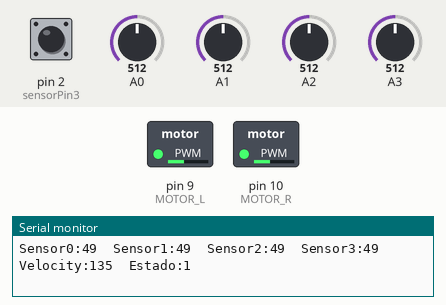
Bench run of a sketch on a simulated Arduino Uno, built with avr-gcc and run on an emulated ATmega328P. Shown: switched loads named in the sketch (green lamp = pin HIGH), the last lines printed to the serial monitor. The inputs (shaded band) are chosen by the test bench; at power-on: A0 = 512, A1 = 512, A2 = 512, pin 2 (sensorPin3) HIGH, A3 = 512.

Above: at 1.2 s.
1.3 s: A0 set to 259
2.8 s: A0 set to 243
At 3.5 s:
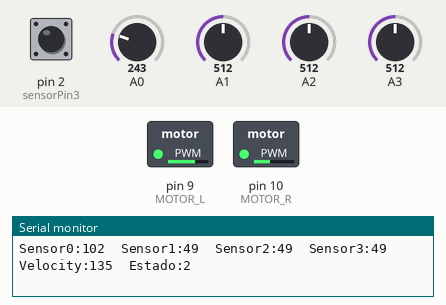
4.5 s: A1 set to 266
6.0 s: A1 set to 244
At 7.1 s:
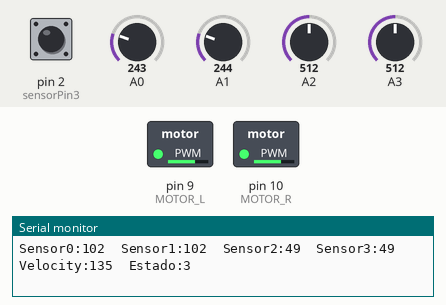
7.5 s: A2 set to 156
9.0 s: A2 set to 139
At 10.0 s:
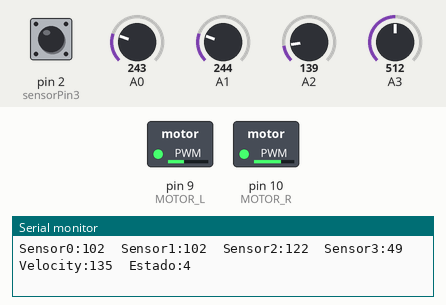
Timing chart, 0 to 11.6 s (numbered marks = the images above; inputs shaded):
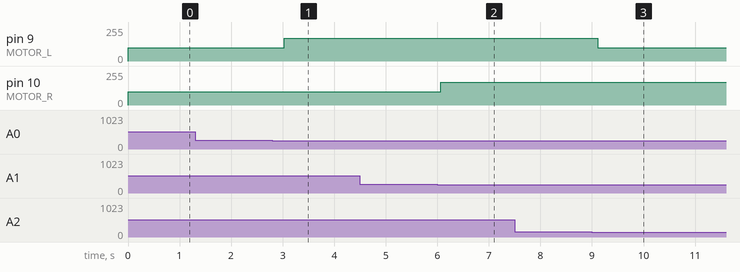

Measured:
- the behaviour switches between 251 and 250 on A0 (found by bisection; images 0 and 1)
- the behaviour switches between 251 and 250 on A1 (found by bisection; images 1 and 2)
- the behaviour switches between 149 and 148 on A2 (found by bisection; images 2 and 3)
- after the input at 2.8 s, pin 9 (MOTOR_L): 100/255 → 170/255 after 0.23 s
- after the input at 6.0 s, pin 10 (MOTOR_R): 100/255 → 170/255 after 0.06 s
- after the input at 9.0 s, pin 9 (MOTOR_L): 170/255 → 100/255 after 0.11 s

The sketch:

kobuki_arduino_IR_SM.ino
```cpp
#include <SPI.h>
#include <SD.h>


// sensores
const byte sensorPin1 = 0;
const byte sensorPin2 = 1;
const byte sensorPin3 = 2;
const byte sensorPin4 = 3;

const int umbral = 100;
const int umbral2 = 120;

const byte numSensor = 4;
int cmArray[4] = {0, 0, 0, 0};

// the following is used to interpolate the distance from a table
// table entries are distances in steps of 250 millivolts
const long referenceMv = 5000; // long int to prevent overflow when multiplied
const byte TABLE_ENTRIES = 12;
const int firstElement = 2750; // first entry is 250 mV
const int INTERVAL = 250; // millivolts between each element
static int distance[TABLE_ENTRIES] = {150, 140, 130, 120, 110, 100, 90, 80, 70, 60, 50, 45};

////////////////////////////////////////////////////////////////////////////////

const byte MOTOR_L = 9; // the pin for the left motor power
const byte MOTOR_R = 10; // the pin for the right motor power

int speed_change_dir = 0;
int max_speed = 255;
int min_speed = 0;
int zero_speed = 135;
int fSpeed = 170;
int bSpeed = 100;
int speed_step = 1; // how much the speed in/decrease per each button press
int current_speed = zero_speed;

byte estado = 0;

void setup()
{

  pinMode(MOTOR_L, OUTPUT); // tell Arduino LED is an output
  pinMode(MOTOR_R, OUTPUT); // tell Arduino LED is an output
  attachInterrupt(0, change_speed, FALLING);
  Serial.begin(9600);
  speed_change_dir = 1;
  randomSeed(analogRead(5));
  analogWrite(MOTOR_L, zero_speed);
  analogWrite(MOTOR_R, zero_speed);
}
/*
  int check_bumpers()
  {
  int bumps = 0;
  if (analogRead(BUMPER_R) > 100)
  {
    digitalWrite(BUMPER_R_LED, HIGH);
    bumps = bumps + 1;
  }
  else
  {
    digitalWrite(BUMPER_R_LED, LOW);
  }
  if (analogRead(BUMPER_C) > 100)
  {
    digitalWrite(BUMPER_C_LED, HIGH);
    bumps = bumps + 2;
  }
  else
  {
    digitalWrite(BUMPER_C_LED, LOW);
  }
  if (analogRead(BUMPER_L) > 100)
  {
    digitalWrite(BUMPER_L_LED, HIGH);
    bumps = bumps + 4;
  }
  else
  {
    digitalWrite(BUMPER_L_LED, LOW);
  }
  return bumps;
  }

  /**
   speed: 0 ... 127 ... 255 = full speed backward ... stop ... full speed forward
*/

void upadate() {
  for (int i = 0; i < numSensor; i++) {
    cmArray[i] = getDistance(i);
    Serial.print("Sensor");
    Serial.print(i);
    Serial.print(":");
    Serial.print(cmArray[i]);
    Serial.print("\t");
  }
  Serial.print("Velocity:");
  Serial.print(current_speed);
  Serial.print("\t");
  Serial.print("Estado:");
  Serial.print(estado);
  Serial.println();
}

void change_speed()
{
  /*
    if (current_speed <= (max_speed - speed_step))
    {
    current_speed = current_speed + speed_step;
    }
    else
    {
    current_speed = zero_speed;
    }*/

  if (current_speed >= (0 + speed_step))
  {
    current_speed = current_speed - speed_step;
  }
  else
  {
    current_speed = zero_speed;
  }
}

void loop()
{
  upadate();
  checkIR();

  switch (estado) {
    //movimientos(); 0 stop, 1 ->, 2 <-, 3 giro derecha, 4 giro izquierda
    // movimientos si un solo sensor percibe algo
    case 0:
      // no se mueve
      movimientos(0);
      delay(100);
      break;
    case 1:
      // si el sensor forntal detecta, da marcha a trás
      movimientos(2);
      delay(300);
      break;
    case 2:
      // si el sensor izquierdo detecta, gira a la derecha y avanza
      movimientos(3);
      delay(300);
      break;
    case 3:
      // si el sensor trasero detecta, da marcha hacia delante
      movimientos(1);
      delay(300);
      break;
    case 4:
      // si el sensor derecho detecta, gira a la izquierda y avanza
      movimientos(4);
      delay(100);
      break;
    // movimientos si dos sensores perciben cosas
    case 5:
      // si los sensores frontales y el izquierdo, gira 45 grados a la izquierda y da marcha atrás
      movimientos(0);
      delay(100);
      break;
    case 6:
      // si los sensores frontales y trasero, gira 180 a derecha o izquierda y da marcha delante o atrás
      movimientos(0);
      delay(100);
      break;
    case 7:

      break;

    case 8:

      break;

    case 9:

      break;

    case 10:

      break;

    case 11:

      break;

    case 12:

      break;

    case 13:

      break;

    case 14:

      break;

    case 15:

      break;
  }

  /*
    Serial.println("------");
    int bumps = 0;
    bumps = check_bumpers();
    if (bumps > 0)
    {
    Serial.print("Bumps: ");
    Serial.println(bumps);
    // first go backwards a bit
    analogWrite(MOTOR_L, (zero_speed - speed_step));
    analogWrite(MOTOR_R, (zero_speed - speed_step));
    delay(300);
    // then turn
    switch (bumps)
    {
      case 1: // bumper right hit -> turn left a bit
        analogWrite(MOTOR_L, -current_speed);
        analogWrite(MOTOR_R, current_speed);
        delay(random(100, 300));
        break;
      case 2: // bumper middle hit -> turn left or right a bit
        if (random(-1, 2) < 0)
        {
          analogWrite(MOTOR_L, -current_speed);
          analogWrite(MOTOR_R, current_speed);
        }
        else
        {
          analogWrite(MOTOR_L, current_speed);
          analogWrite(MOTOR_R, -current_speed);
        }
        delay(random(100, 300));
        break;
      case 3: // bumper right & middle hit -> turn left a bit more
        analogWrite(MOTOR_L, -current_speed);
        analogWrite(MOTOR_R, current_speed);
        delay(random(300, 600));
        break;
      case 4: // bumper left hit -> turn right a bit
        analogWrite(MOTOR_L, current_speed);
        analogWrite(MOTOR_R, -current_speed);
        delay(random(100, 300));
        break;
      case 5: // bumper left & right hit -> turn left or right a lot
        if (random(-1, 2) < 0)
        {
          analogWrite(MOTOR_L, -current_speed);
          analogWrite(MOTOR_R, current_speed);
        }
        else
        {
          analogWrite(MOTOR_L, current_speed);
          analogWrite(MOTOR_R, -current_speed);
        }
        delay(random(600, 900));
        break;
      case 6: // bumper left & middle hit -> turn right a bit more
        analogWrite(MOTOR_L, current_speed);
        analogWrite(MOTOR_R, -current_speed);
        delay(random(300, 600));
        break;
      case 7: // all bumpers hit -> turn left or right a lot
        if (random(-1, 2) < 0)
        {
          analogWrite(MOTOR_L, -current_speed);
          analogWrite(MOTOR_R, current_speed);
        }
        else
        {
          analogWrite(MOTOR_L, current_speed);
          analogWrite(MOTOR_R, -current_speed);
        }
        delay(random(600, 900));
        break;
    }
    }
    else
    {
    analogWrite(MOTOR_L, current_speed);
    analogWrite(MOTOR_R, current_speed);
    }
    Serial.print("Speed: ");
    Serial.println(current_speed);
    delay(10);
  */
}
```

checkIR.ino
```cpp
int checkIR() {
  // movimientos si un solo sensor percibe algo
  if (cmArray[0] <= umbral) {
    // si el sensor forntal detecta, da marcha a trás
    estado = 1;
  } else if (cmArray[1] <= umbral) {
    // si el sensor izquierdo detecta, gira a la derecha y avanza
    estado = 2;
  } else if (cmArray[2] <= umbral2) {
    // si el sensor trasero detecta, da marcha hacia delante
    estado = 3;
  } else if (cmArray[3] <= umbral) {
    // si el sensor derecho detecta, gira a la izquierda y avanza
    estado = 4;
    //////////////////////////////////////////////////////////////////////////////////////////////////////////////////////////////
    // movimientos si dos sensores perciben cosas
  } else if ((cmArray[0] <= umbral) && (cmArray[1] <= umbral)) {
    // si los sensores frontales y el izquierdo, gira 45 grados a la izquierda y da marcha atrás
    estado = 5;
  } else if (cmArray[0] <= umbral && cmArray[2] <= umbral2) {
    // si los sensores frontales y trasero, gira 180 a derecha o izquierda y da marcha delante o atrás
    estado = 6;
  } else if (cmArray[0] <= umbral && cmArray[3] <= umbral) {
    // Si los sensores frontal y derecho, gira 45 a la izquierda y da marcha atrás
    estado = 7;
    ////////////////////////////////////////////////////////////////////////////////////////////////////////////////////////////
  } else if (cmArray[2] <= umbral2 && cmArray[1] <= umbral) {
    // si los sensores izquierdo y el trasero, gira 45 grados derecha y avanza
    estado = 8;
  } else if (cmArray[2] <= umbral2 && cmArray[3] <= umbral) {
    // si los sensores trasero y derecho, gira 45 izquierda y avanza
    estado = 9;
    //////////////////////////////////////////////////////////////////////////////////////////////////////////////////////////////
  } else if (cmArray[1] <= umbral2 && cmArray[3] <= umbral) {
    // si los sensores izquierdo y derecho, avanza o retrocede doble velocidad
    estado = 10;
    /////////////////////////////////////////////////////////////////////////////////////////////////////////////////////////////
  } else if (cmArray[0] <= umbral && cmArray[1] <= umbral && cmArray[3] <= umbral) {
    // si los sensores laterales y forntal, da marcha atrás al doble de la velocidad
    estado = 11;
  } else if (cmArray[1] <= umbral && cmArray[2] <= umbral2 && cmArray[3] <= umbral) {
    // si los sensores trasero y laterales, da marcha delante al doble de la velocidad
    estado = 6;
    /////////////////////////////////////////////////////////////////////////////////////////////////////////////////////////////
  } else if (cmArray[0] <= umbral && cmArray[1] <= umbral2 && cmArray[2] <= umbral) {
    // si los sensores izquierdo, frontal y trasero, gira 90 grados derecha y avanza doble velocidad
    estado = 13;
  } else if (cmArray[0] <= umbral && cmArray[3] <= umbral && cmArray[2] <= umbral) {
    // si los sensores derecho, frontal y trasero, gira 90 grados izquierda y avanza doble velocidad
    estado = 14;
  } else {
    estado = 0;
  }
}
```

getDistance.ino
```cpp
int getDistance(int _pin)
{
  int val = analogRead(_pin);
  int mV = (val * referenceMv) / 1023;
  if ( mV > INTERVAL * TABLE_ENTRIES - 1 )
    return distance[TABLE_ENTRIES - 1];
  else
  {
    int index = mV / INTERVAL;
    float frac = (mV % 250) / (float)INTERVAL;
    return distance[index] - ((distance[index] - distance[index + 1]) * frac);
  }
}
```

movimientos.ino
```cpp
void movimientos(byte _mov) {

  switch (_mov) {

    case 0:
    // stop
      analogWrite(MOTOR_L, zero_speed);
      analogWrite(MOTOR_R, zero_speed);
      break;
    case 1:
    // go
      analogWrite(MOTOR_L, fSpeed);
      analogWrite(MOTOR_R, fSpeed);
      break;
    case 2:
    // back
      analogWrite(MOTOR_L, bSpeed);
      analogWrite(MOTOR_R, bSpeed);
      break;
    case 3:
    //turn right
      analogWrite(MOTOR_L, fSpeed);
      analogWrite(MOTOR_R, bSpeed);
      break;
    case 4:
    // turn left
      analogWrite(MOTOR_L, bSpeed);
      analogWrite(MOTOR_R, fSpeed);
      break;


  }

}
```
